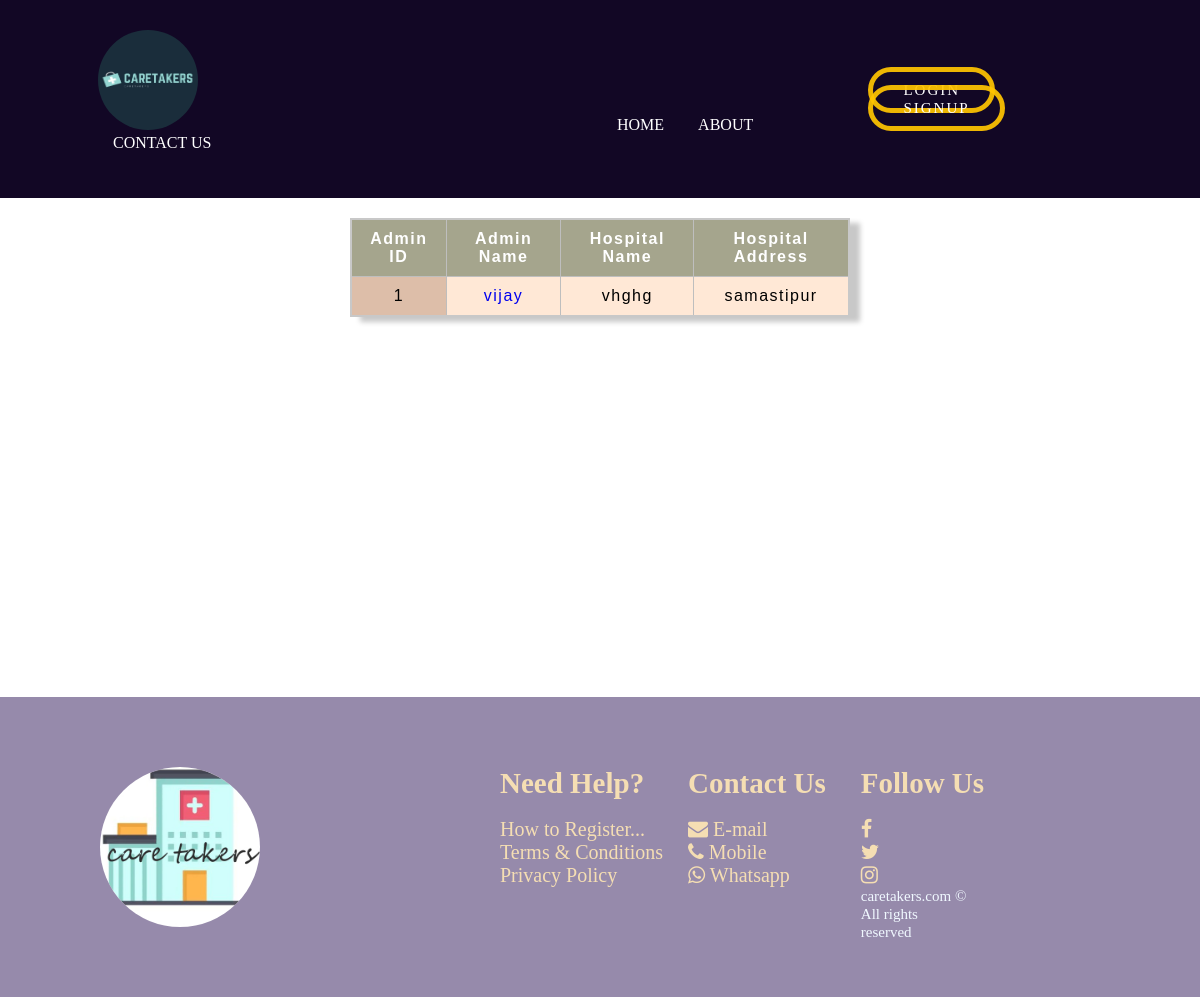
/admins/, run on the app's committed database.
### management/models.py (models this page shows, shortened)
class hospital(models.Model):
    hospital_name=models.CharField(max_length=25)
    admin_name=models.CharField(max_length=50)
    hospital_address=models.TextField()

### management/views.py (the view)
# urls.py: path('admins/', views.say_admin),
def say_admin(request):
   allhospitals=hospital.objects.all()
   context={'hosp':allhospitals}
   return render(request, 'admin_table.html',context)

### management/templates/admin_table.html
{% extends "base.html"%}
{% block contents %}
  <table class="table">
    <thead>
      <tr>
        <th class="col">Admin ID</th>
        <th class="col">Admin Name</th>
        <th class="col">Hospital Name</th>
        <th class="col">Hospital Address</th>
      </tr>
    </thead>
    <tbody>
      {% for h in hosp %}
      <tr>
        <td class="row">{{forloop.counter}}</td>
        <td><a href="{{ h.id }}/" style='text-decoration: none;'>{{h.admin_name}}</a></td>
        <td>{{h.hospital_name}}</td>
        <td>{{h.hospital_address}}</td>
      </tr>
      {% endfor %}
    </tbody>
  </table>
{% endblock %}

### management/static/style.css (style rules this page uses)
* { box-sizing: border-box; margin:0; padding:0; }
table { box-shadow: 10px 5px 5px rgb(200, 200, 200); border-collapse: collapse; border: 2px solid rgb(200, 200, 200); letter-spacing: 1px; font-family: "Gill Sans", sans-serif; }
td, th { letter-spacing: 1.5px; border: 1px solid rgb(190, 190, 190); padding: 10px; }
td { transition: color 1s, background-color 1s; }
tr { background-color: #ffe8d6; }
.col { background-color: #a5a58d; color: #fff; }
.row { background-color: #ddbea9; }

### data on the page
hospital: admin_name "vijay", hospital_name "vhghg", hospital_address "samastipur"
